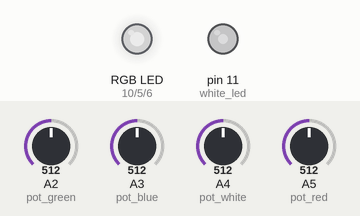
Bench run of a sketch on a simulated Arduino Uno, built with avr-gcc and run on an emulated ATmega328P. Shown: an RGB LED mixed from three pins (HIGH = lit), output pins drawn as LEDs (lit = HIGH). The inputs (shaded band) are chosen by the test bench; at power-on: A2 (pot_green) = 512, A3 (pot_blue) = 512, A4 (pot_white) = 512, A5 (pot_red) = 512. Dim RGB values are drawn brighter than linear.

Above: at 1.2 s.
1.3 s: A2 (pot_green) set to 716
At 2.4 s:
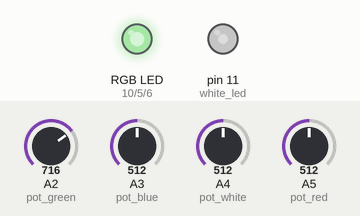
2.8 s: A3 (pot_blue) set to 716
At 3.9 s:
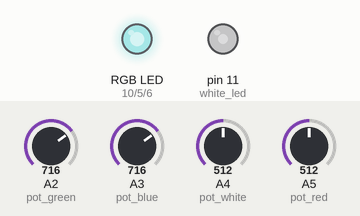
4.3 s: A4 (pot_white) set to 716
At 5.4 s:
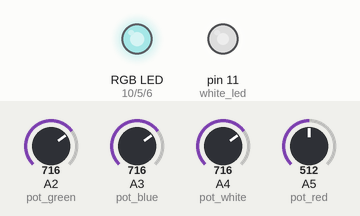
5.8 s: A5 (pot_red) set to 716
At 6.9 s:
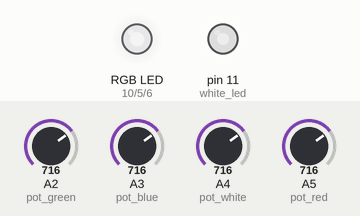
7.3 s: A2 (pot_green) set to 992
At 8.5 s:
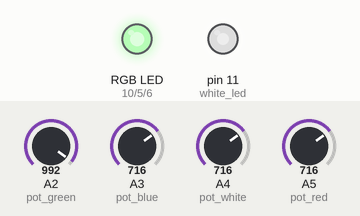
8.8 s: A3 (pot_blue) set to 992
At 10.0 s:
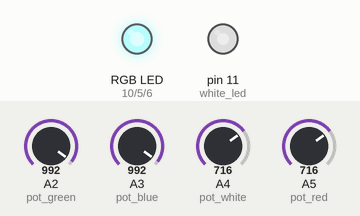
Timing chart, 0 to 11.3 s (numbered marks = the images above; inputs shaded):
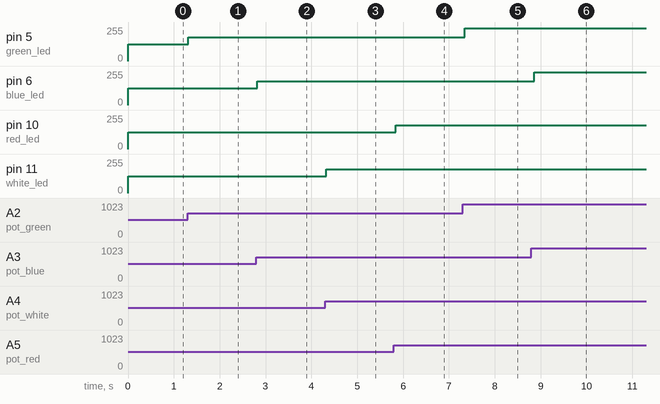

The sketch:

led_dj_discor.ino
```cpp
int pot_red = A5;
int pot_white = A4;
int pot_blue = A3;
int pot_green = A2;

int red_led = 10;
int white_led = 11;
int green_led = 5;
int blue_led = 6;

void setup()

{
  pinMode(red_led, OUTPUT);
  pinMode(white_led, OUTPUT);
  pinMode(blue_led, OUTPUT);
  pinMode(white_led, OUTPUT);
  Serial.begin(9600);
}
void loop()
{
  int pot_red_value = analogRead(pot_red);
  int pot_white_value = analogRead(pot_white);
  int pot_blue_value = analogRead(pot_blue);
  int pot_green_value = analogRead(pot_green);


  int red_value = map(pot_red_value,0,1023,0,255);
  int white_value = map(pot_white_value,0,1023,0,255);
  int blue_value = map(pot_blue_value,0,1023,0,255);
  int green_value = map(pot_green_value,0,1023,0,255);


  analogWrite(red_led,red_value);
  analogWrite(white_led,white_value);
  analogWrite(green_led,green_value);
  analogWrite(blue_led,blue_value);


  delay(100);
}
```

Measured:
- after the input at 1.3 s, pin 5 (green_led): 127/255 → 178/255 at once
- after the input at 2.8 s, pin 6 (blue_led): 127/255 → 178/255 at once
- after the input at 4.3 s, pin 11 (white_led): 127/255 → 178/255 at once
- after the input at 5.8 s, pin 10 (red_led): 127/255 → 178/255 at once
- after the input at 7.3 s, pin 5 (green_led): 178/255 → 247/255 after 0.05 s
- after the input at 8.8 s, pin 6 (blue_led): 178/255 → 247/255 after 0.06 s
